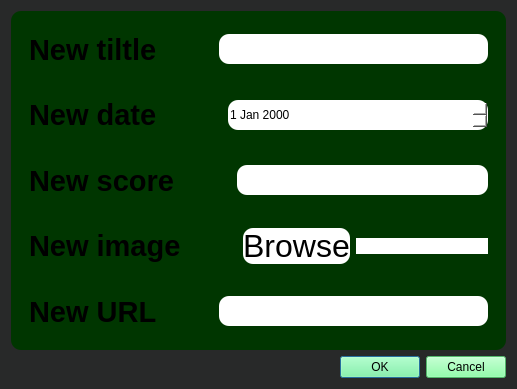
<?xml version="1.0" encoding="UTF-8"?>
<ui version="4.0">
 <class>Dialog</class>
 <widget class="QDialog" name="Dialog">
  <property name="geometry">
   <rect>
    <x>0</x>
    <y>0</y>
    <width>516</width>
    <height>389</height>
   </rect>
  </property>
  <property name="windowTitle">
   <string>Dialog</string>
  </property>
  <property name="styleSheet">
   <string notr="true">background-color: rgb(40, 41, 41);</string>
  </property>
  <layout class="QVBoxLayout" name="verticalLayout_2">
   <item>
    <widget class="QWidget" name="widget_7" native="true">
     <property name="styleSheet">
      <string notr="true">background-color: rgb(0, 54, 0);
border-radius:10px;
</string>
     </property>
     <layout class="QVBoxLayout" name="verticalLayout">
      <item>
       <widget class="QWidget" name="widget" native="true">
        <layout class="QHBoxLayout" name="horizontalLayout">
         <item>
          <widget class="QLabel" name="label">
           <property name="font">
            <font>
             <pointsize>22</pointsize>
             <weight>75</weight>
             <bold>true</bold>
            </font>
           </property>
           <property name="text">
            <string>New tiltle</string>
           </property>
          </widget>
         </item>
         <item>
          <widget class="QWidget" name="widget_2" native="true">
           <property name="minimumSize">
            <size>
             <width>50</width>
             <height>0</height>
            </size>
           </property>
          </widget>
         </item>
         <item>
          <widget class="QLineEdit" name="lineEdit_name">
           <property name="minimumSize">
            <size>
             <width>251</width>
             <height>30</height>
            </size>
           </property>
           <property name="styleSheet">
            <string notr="true">background-color: rgb(255, 255, 255);</string>
           </property>
          </widget>
         </item>
        </layout>
       </widget>
      </item>
      <item>
       <widget class="QWidget" name="widget_3" native="true">
        <layout class="QHBoxLayout" name="horizontalLayout_2">
         <item>
          <widget class="QLabel" name="label_2">
           <property name="font">
            <font>
             <pointsize>22</pointsize>
             <weight>75</weight>
             <bold>true</bold>
            </font>
           </property>
           <property name="text">
            <string>New date</string>
           </property>
          </widget>
         </item>
         <item>
          <widget class="QWidget" name="widget_4" native="true">
           <property name="minimumSize">
            <size>
             <width>50</width>
             <height>0</height>
            </size>
           </property>
          </widget>
         </item>
         <item>
          <widget class="QDateEdit" name="dateEdit_date">
           <property name="minimumSize">
            <size>
             <width>260</width>
             <height>30</height>
            </size>
           </property>
           <property name="styleSheet">
            <string notr="true">background-color: rgb(255, 255, 255);</string>
           </property>
          </widget>
         </item>
        </layout>
       </widget>
      </item>
      <item>
       <widget class="QWidget" name="widget_5" native="true">
        <layout class="QHBoxLayout" name="horizontalLayout_3">
         <item>
          <widget class="QLabel" name="label_3">
           <property name="font">
            <font>
             <pointsize>22</pointsize>
             <weight>75</weight>
             <bold>true</bold>
            </font>
           </property>
           <property name="text">
            <string>New score</string>
           </property>
          </widget>
         </item>
         <item>
          <widget class="QWidget" name="widget_6" native="true">
           <property name="minimumSize">
            <size>
             <width>50</width>
             <height>0</height>
            </size>
           </property>
          </widget>
         </item>
         <item>
          <widget class="QLineEdit" name="lineEdit_score">
           <property name="minimumSize">
            <size>
             <width>251</width>
             <height>30</height>
            </size>
           </property>
           <property name="font">
            <font>
             <pointsize>13</pointsize>
            </font>
           </property>
           <property name="styleSheet">
            <string notr="true">background-color: rgb(255, 255, 255);</string>
           </property>
          </widget>
         </item>
        </layout>
       </widget>
      </item>
      <item>
       <widget class="QWidget" name="widget_8" native="true">
        <layout class="QHBoxLayout" name="horizontalLayout_4">
         <item>
          <widget class="QLabel" name="label_4">
           <property name="font">
            <font>
             <pointsize>22</pointsize>
             <weight>75</weight>
             <bold>true</bold>
            </font>
           </property>
           <property name="text">
            <string>New image</string>
           </property>
          </widget>
         </item>
         <item>
          <widget class="QWidget" name="widget_9" native="true">
           <property name="minimumSize">
            <size>
             <width>50</width>
             <height>0</height>
            </size>
           </property>
          </widget>
         </item>
         <item>
          <widget class="QPushButton" name="btn_browseimg">
           <property name="font">
            <font>
             <pointsize>24</pointsize>
            </font>
           </property>
           <property name="styleSheet">
            <string notr="true">background-color: rgb(255, 255, 255);</string>
           </property>
           <property name="text">
            <string>Browse</string>
           </property>
          </widget>
         </item>
         <item>
          <widget class="QLineEdit" name="txt_image">
           <property name="styleSheet">
            <string notr="true">background-color: rgb(255, 255, 255);</string>
           </property>
          </widget>
         </item>
        </layout>
       </widget>
      </item>
      <item>
       <widget class="QWidget" name="widget_10" native="true">
        <layout class="QHBoxLayout" name="horizontalLayout_5">
         <item>
          <widget class="QLabel" name="label_5">
           <property name="font">
            <font>
             <pointsize>22</pointsize>
             <weight>75</weight>
             <bold>true</bold>
            </font>
           </property>
           <property name="text">
            <string>New URL</string>
           </property>
          </widget>
         </item>
         <item>
          <widget class="QWidget" name="widget_11" native="true">
           <property name="minimumSize">
            <size>
             <width>50</width>
             <height>0</height>
            </size>
           </property>
          </widget>
         </item>
         <item>
          <widget class="QLineEdit" name="lineEdit_URL">
           <property name="minimumSize">
            <size>
             <width>251</width>
             <height>30</height>
            </size>
           </property>
           <property name="styleSheet">
            <string notr="true">background-color: rgb(255, 255, 255);</string>
           </property>
          </widget>
         </item>
        </layout>
       </widget>
      </item>
     </layout>
    </widget>
   </item>
   <item>
    <widget class="QDialogButtonBox" name="buttonBox">
     <property name="styleSheet">
      <string notr="true">background-color: rgb(114, 255, 147);</string>
     </property>
     <property name="orientation">
      <enum>Qt::Horizontal</enum>
     </property>
     <property name="standardButtons">
      <set>QDialogButtonBox::Cancel|QDialogButtonBox::Ok</set>
     </property>
    </widget>
   </item>
  </layout>
 </widget>
 <resources/>
 <connections>
  <connection>
   <sender>buttonBox</sender>
   <signal>accepted()</signal>
   <receiver>Dialog</receiver>
   <slot>accept()</slot>
   <hints>
    <hint type="sourcelabel">
     <x>248</x>
     <y>254</y>
    </hint>
    <hint type="destinationlabel">
     <x>157</x>
     <y>274</y>
    </hint>
   </hints>
  </connection>
  <connection>
   <sender>buttonBox</sender>
   <signal>rejected()</signal>
   <receiver>Dialog</receiver>
   <slot>reject()</slot>
   <hints>
    <hint type="sourcelabel">
     <x>316</x>
     <y>260</y>
    </hint>
    <hint type="destinationlabel">
     <x>286</x>
     <y>274</y>
    </hint>
   </hints>
  </connection>
 </connections>
</ui>
